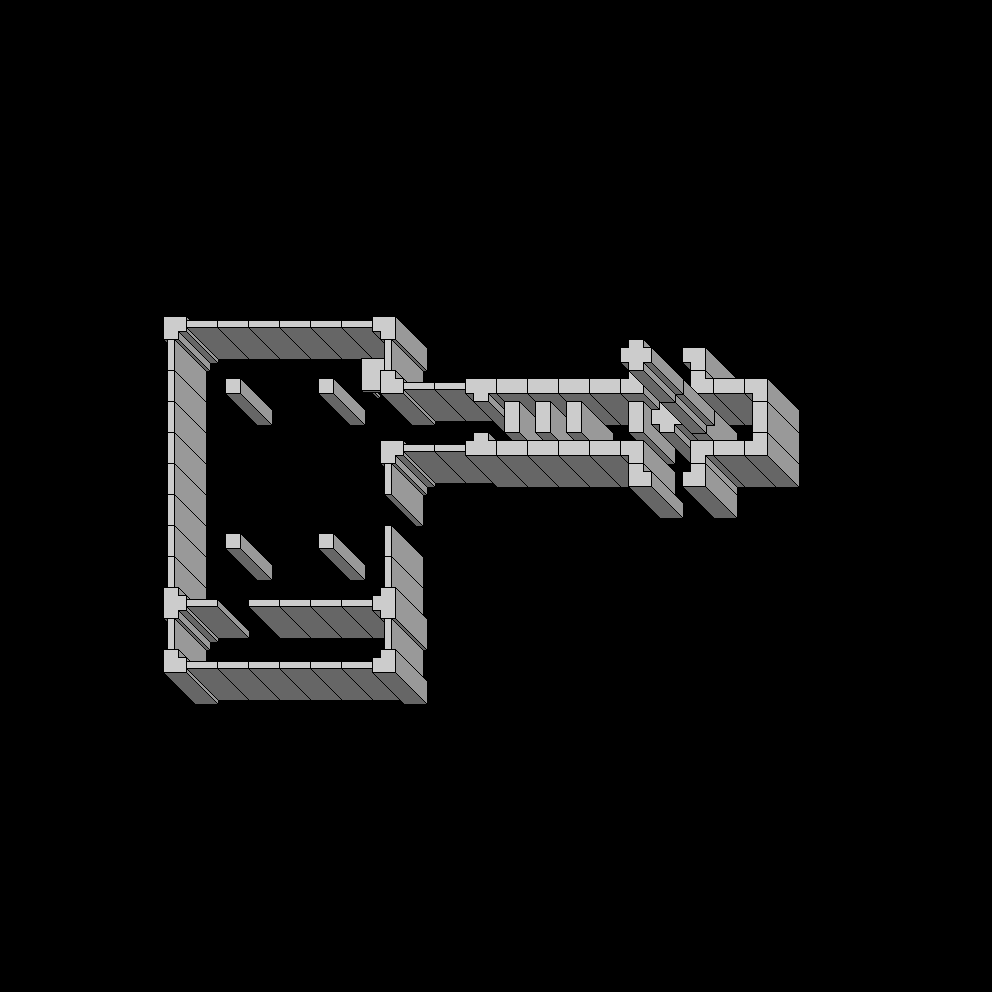

Tiled map render using the project's own tile images. Description and the map definition, with tile-layer contents summarised, below:
An orthogonal 32x32 tile map with 31x31 px tiles, 3 tile layers (Walls, Walls level 2, Walls level 3).

<map version="1.11" tiledversion="1.11.0" orientation="orthogonal" renderorder="right-down" width="32" height="32" tilewidth="31" tileheight="31" infinite="0" nextlayerid="5" nextobjectid="1">
 <tileset firstgid="1" name="perspective_walls" tilewidth="64" tileheight="64" spacing="2" margin="1" tilecount="16" columns="4">
  <image source="perspective_walls.png" width="264" height="264" />
 </tileset>
 <layer id="1" name="Walls" width="32" height="32" offsetx="-31" offsety="0">
  <data>[1024 cells, 77 non-empty, 15 distinct tile ids]</data>
 </layer>
 <layer id="2" name="Walls level 2" width="32" height="32">
  <data>[1024 cells, 1 non-empty, 1 distinct tile ids]</data>
 </layer>
 <layer id="3" name="Walls level 3" width="32" height="32">
  <data>[1024 cells, 1 non-empty, 1 distinct tile ids]</data>
 </layer>
</map>